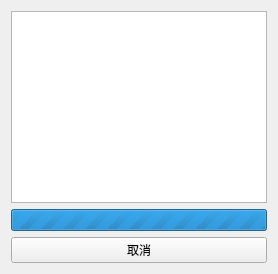
<?xml version="1.0" encoding="UTF-8"?>
<ui version="4.0">
 <class>get_list_lyrics</class>
 <widget class="QWidget" name="get_list_lyrics">
  <property name="windowTitle">
   <string>获取专辑/歌单歌词</string>
  </property>
  <property name="windowIcon">
   <iconset resource="../res/resource.qrc">
    <normaloff>:/LDDC/img/icon/logo.png</normaloff>:/LDDC/img/icon/logo.png</iconset>
  </property>
  <layout class="QVBoxLayout" name="verticalLayout">
   <item>
    <widget class="QPlainTextEdit" name="plainTextEdit">
     <property name="readOnly">
      <bool>true</bool>
     </property>
    </widget>
   </item>
   <item>
    <widget class="QProgressBar" name="progressBar">
     <property name="maximum">
      <number>0</number>
     </property>
     <property name="value">
      <number>0</number>
     </property>
    </widget>
   </item>
   <item>
    <widget class="QPushButton" name="pushButton">
     <property name="text">
      <string>取消</string>
     </property>
    </widget>
   </item>
  </layout>
 </widget>
 <resources>
  <include location="../res/resource.qrc"/>
 </resources>
 <connections/>
</ui>
